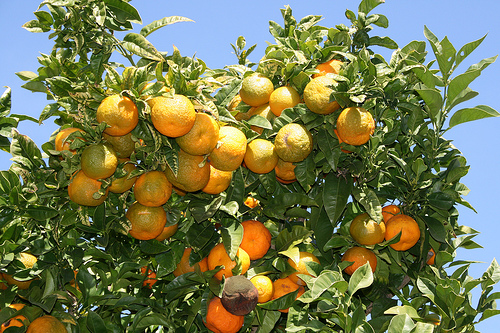
#> input picture orange.jpg, 500 x 333 px
$ python lab6_3.py   (older library calls are emulated)
#> lines starting #> are read from the running program, lines starting #| are printed output that depends on the picture; after the words box and inside, x2 and y2 are one past the last pixel; in counts of white or black regions, pixels touching at a corner belong together
from pylab import *
from PIL import Image
import mahotas

Im= array(Image.open("orange.jpg"))
#> Im is the input picture: shape (333, 500, 3); mean R, G, B 116, 121.3, 80.4
Im_HSV= matplotlib.colors.rgb_to_hsv(Im/255)
#> Im_HSV: shape (333, 500, 3) float64; mean of channels 0, 1, 2 0.269, 0.612, 0.554
H=Im_HSV[:,:,0]
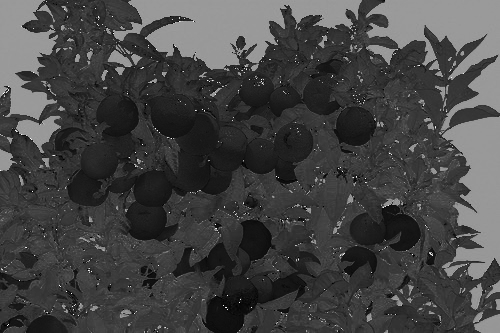
#> H: shape (333, 500) float64; min 0, max 0.996, mean 0.269
S=Im_HSV[:,:,1]
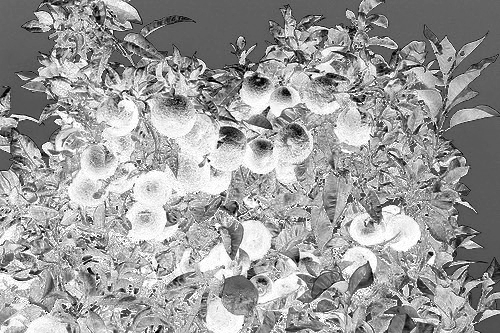
#> S: shape (333, 500) float64; min 0, max 1, mean 0.612
V=Im_HSV[:,:,2]
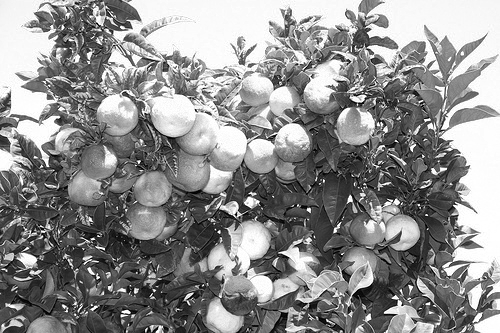
#> V: shape (333, 500) float64; min 0, max 1, mean 0.554
subplot(2,4,1);imshow(Im)
subplot(2,4,2);imshow(H,cmap='gray')
subplot(2,4,3);imshow(S,cmap='gray')
subplot(2,4,4);imshow(V,cmap='gray')

H2 = H < 0.15
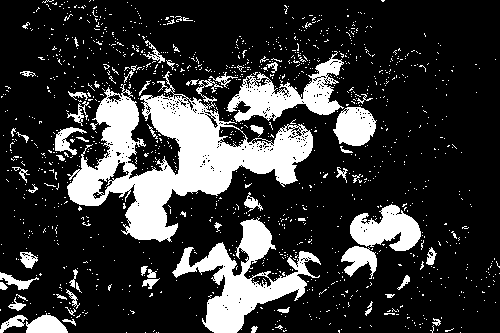
#> H2: shape (333, 500) bool; 21.2% white; 1266 white regions (1206 under 20 px), largest, box (x1, y1, x2, y2) and area: (67, 71, 313, 242) 15391, (172, 217, 321, 333) 5746, (226, 51, 344, 122) 3190
subplot(2,4,6);imshow(H2,cmap='gray')
V2 = V > 0.4
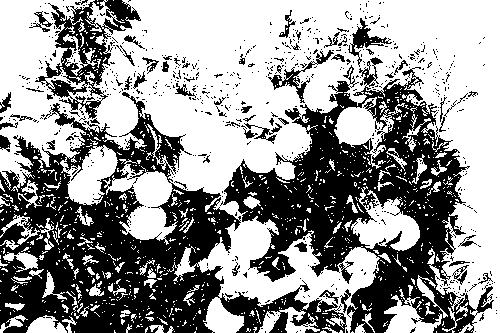
#> V2: shape (333, 500) bool; 58.9% white; 690 black regions (631 under 20 px), largest, box (x1, y1, x2, y2) and area: (0, 92, 347, 333) 31069, (220, 57, 494, 333) 27607, (35, 0, 141, 119) 3916
subplot(2,4,8);imshow(V2,cmap='gray')
ROI = H2 * V2
#> ROI: shape (333, 500) bool; 18.1% white; 1136 white regions (1085 under 20 px), largest, box (x1, y1, x2, y2) and area: (106, 71, 312, 241) 10368, (174, 219, 320, 304) 3947, (226, 51, 344, 122) 2997
subplot(2,4,5);imshow(ROI,cmap='gray')

Im2=Im.copy()
Im2[:,:,0]= Im2[:,:,0] * ROI
Im2[:,:,1]= Im2[:,:,1] * ROI
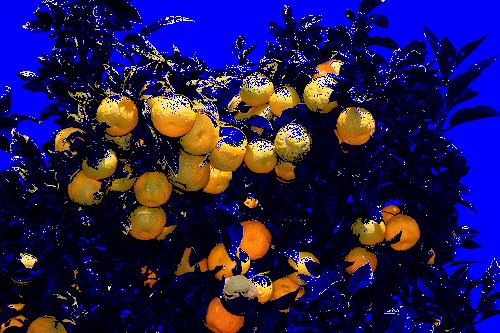
#> Im2: shape (333, 500, 3); mean R, G, B 33.4, 23.8, 80.4
Im2[:,:,2]= Im2[:,:,2] * ROI
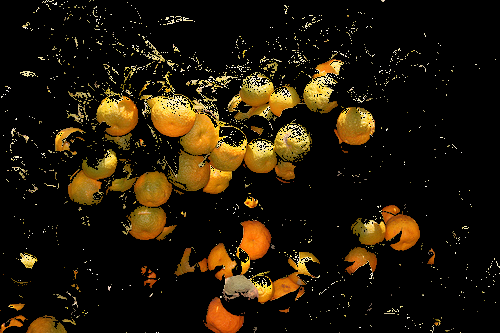
#> Im2: shape (333, 500, 3); mean R, G, B 33.4, 23.8, 8
figure()
imshow(Im2)
show()

$ run again, with Plasma.jpg copied over orange.jpg
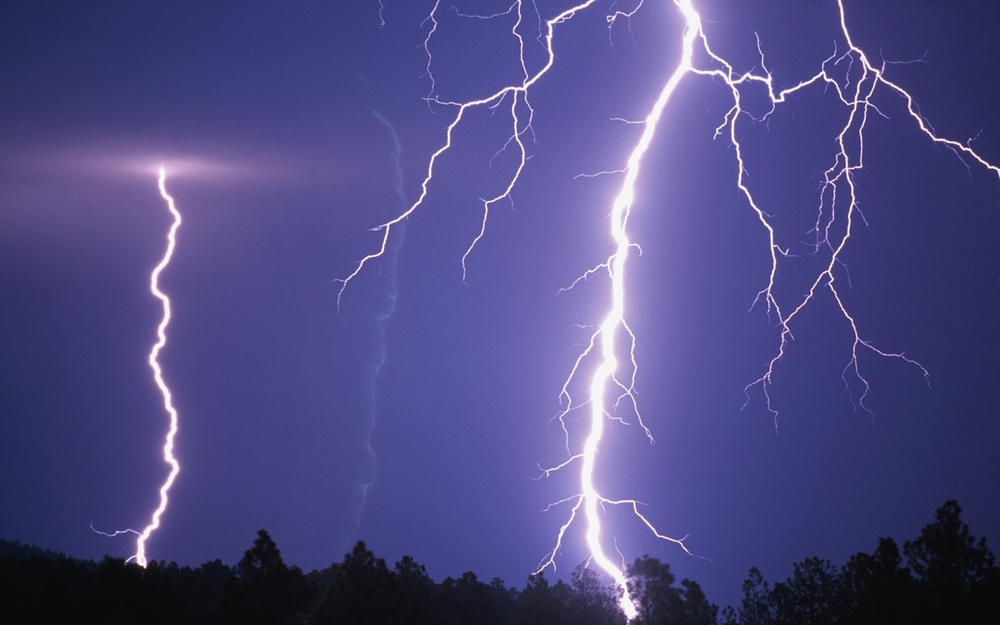
#> input picture Plasma.jpg, 1000 x 625 px, shrunk from 1600 x 1000 before the run
#> Im is the input picture: shape (625, 1000, 3); mean R, G, B 77.7, 74.2, 130.5
#> Im_HSV: shape (625, 1000, 3) float64; mean of channels 0, 1, 2 0.665, 0.443, 0.512
#> `H2 = H < 0.15`:
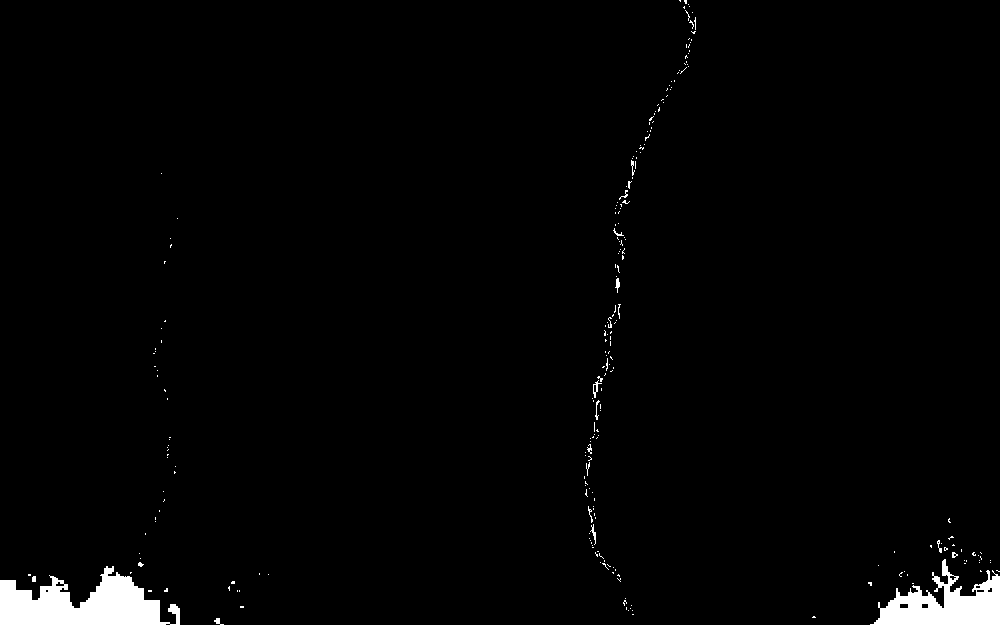
#> H2: shape (625, 1000) bool; 1.9% white; 247 white regions (229 under 20 px), largest, box (x1, y1, x2, y2) and area: (0, 566, 180, 625) 6158, (870, 559, 1000, 625) 4190, (593, 380, 602, 398) 51
#> V2: shape (625, 1000) bool; 79.1% white; 296 black regions (288 under 20 px), largest, box (x1, y1, x2, y2) and area: (719, 144, 1000, 625) 54187, (0, 267, 626, 625) 51566, (904, 0, 1000, 168) 10923
#> ROI: shape (625, 1000) bool; 0.16% white in thin lines or dots, all inside (x1, y1, x2, y2) = (138, 0, 696, 615)
#> `Im2[:,:,1]= Im2[:,:,1] * ROI`:
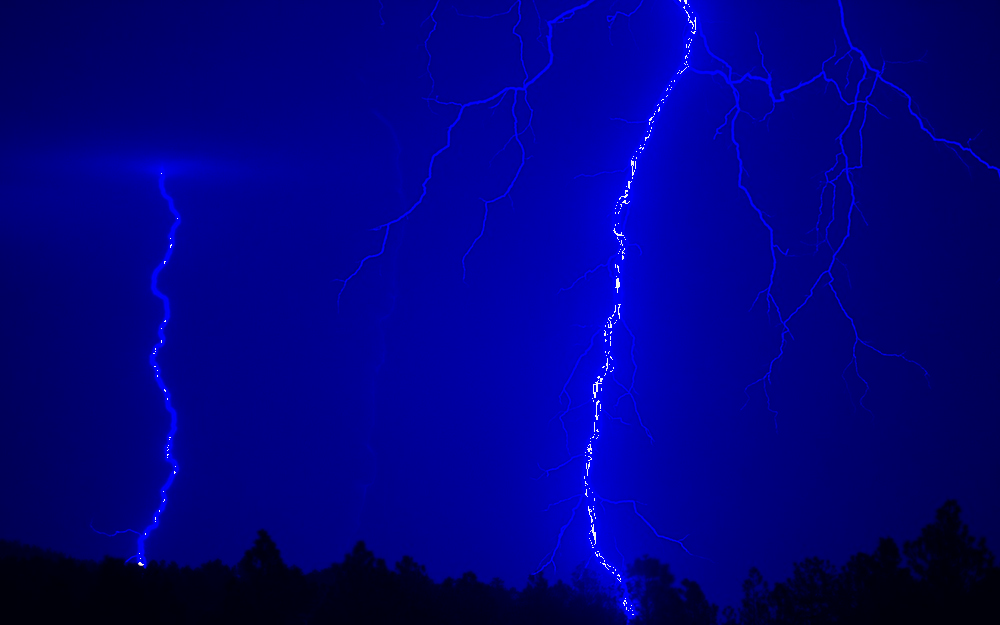
#> Im2: shape (625, 1000, 3); mean R, G, B 0.4, 0.4, 130.5
